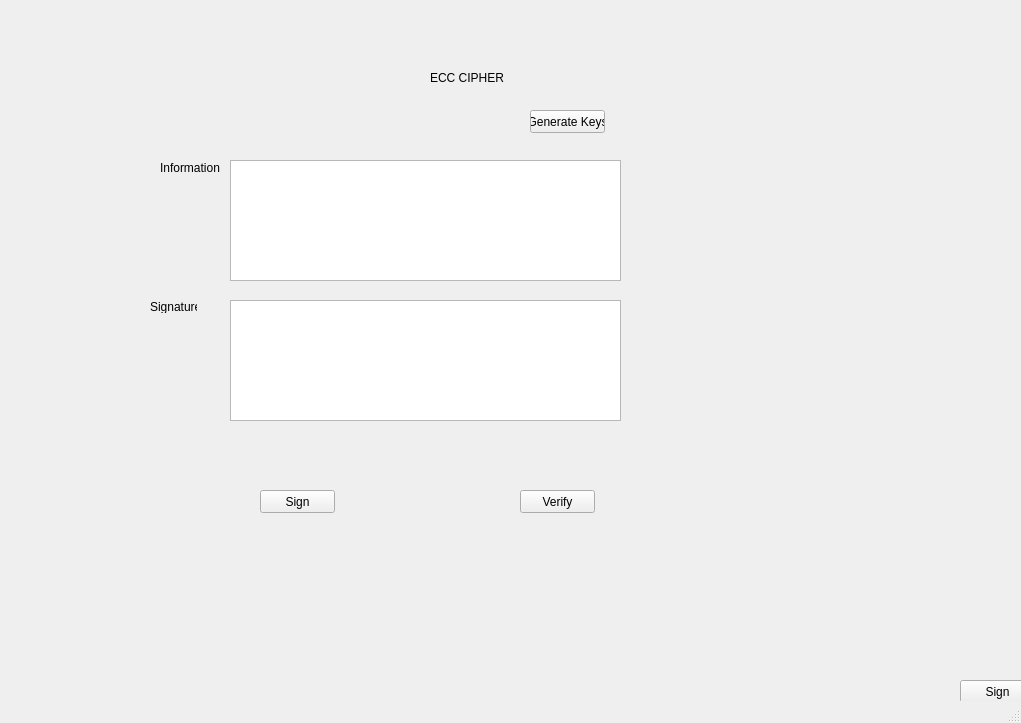
<?xml version="1.0" encoding="UTF-8"?>
<ui version="4.0">
 <class>MainWindow</class>
 <widget class="QMainWindow" name="MainWindow">
  <property name="geometry">
   <rect>
    <x>0</x>
    <y>0</y>
    <width>1021</width>
    <height>723</height>
   </rect>
  </property>
  <property name="windowTitle">
   <string>MainWindow</string>
  </property>
  <widget class="QWidget" name="centralwidget">
   <widget class="QLabel" name="label">
    <property name="geometry">
     <rect>
      <x>430</x>
      <y>70</y>
      <width>131</width>
      <height>16</height>
     </rect>
    </property>
    <property name="text">
     <string>ECC CIPHER</string>
    </property>
   </widget>
   <widget class="QLabel" name="label_2">
    <property name="geometry">
     <rect>
      <x>160</x>
      <y>160</y>
      <width>71</width>
      <height>16</height>
     </rect>
    </property>
    <property name="text">
     <string>Information</string>
    </property>
   </widget>
   <widget class="QLabel" name="label_3">
    <property name="geometry">
     <rect>
      <x>150</x>
      <y>300</y>
      <width>47</width>
      <height>13</height>
     </rect>
    </property>
    <property name="text">
     <string>Signature</string>
    </property>
   </widget>
   <widget class="QPlainTextEdit" name="txt_info">
    <property name="geometry">
     <rect>
      <x>230</x>
      <y>160</y>
      <width>391</width>
      <height>121</height>
     </rect>
    </property>
   </widget>
   <widget class="QPlainTextEdit" name="txt_sign">
    <property name="geometry">
     <rect>
      <x>230</x>
      <y>300</y>
      <width>391</width>
      <height>121</height>
     </rect>
    </property>
   </widget>
   <widget class="QPushButton" name="btn_sign">
    <property name="geometry">
     <rect>
      <x>260</x>
      <y>490</y>
      <width>75</width>
      <height>23</height>
     </rect>
    </property>
    <property name="text">
     <string>Sign</string>
    </property>
   </widget>
   <widget class="QPushButton" name="btn_verify">
    <property name="geometry">
     <rect>
      <x>520</x>
      <y>490</y>
      <width>75</width>
      <height>23</height>
     </rect>
    </property>
    <property name="text">
     <string>Verify</string>
    </property>
   </widget>
   <widget class="QPushButton" name="btn_gen_keys">
    <property name="geometry">
     <rect>
      <x>530</x>
      <y>110</y>
      <width>75</width>
      <height>23</height>
     </rect>
    </property>
    <property name="text">
     <string>Generate Keys</string>
    </property>
   </widget>
   <widget class="QPushButton" name="pushButton_2">
    <property name="geometry">
     <rect>
      <x>960</x>
      <y>680</y>
      <width>75</width>
      <height>23</height>
     </rect>
    </property>
    <property name="text">
     <string>Sign</string>
    </property>
   </widget>
  </widget>
  <widget class="QMenuBar" name="menubar">
   <property name="geometry">
    <rect>
     <x>0</x>
     <y>0</y>
     <width>1021</width>
     <height>21</height>
    </rect>
   </property>
  </widget>
  <widget class="QStatusBar" name="statusbar"/>
 </widget>
 <resources/>
 <connections/>
</ui>
